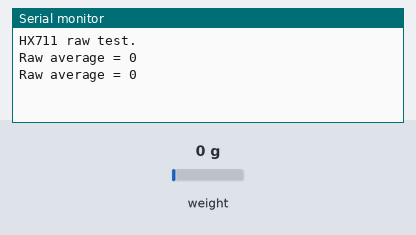
This sketch was run on a simulated Arduino Uno, built with avr-gcc and run on an emulated ATmega328P. Shown: the last lines printed to the serial monitor. The test bench sets the inputs (shaded band); at power-on: weight on the scale 0 g.

Above: at 3.2 s.
3.3 s: weight on the scale set to 100 g
At 4.9 s:
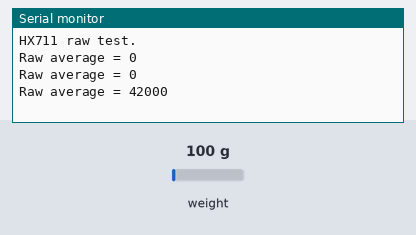
5.3 s: weight on the scale set to 1250 g
At 5.3 s:
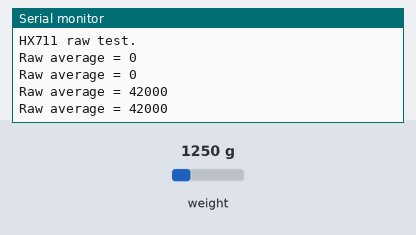
Timing chart, 0 to 8.3 s (numbered marks = the images above; inputs shaded):
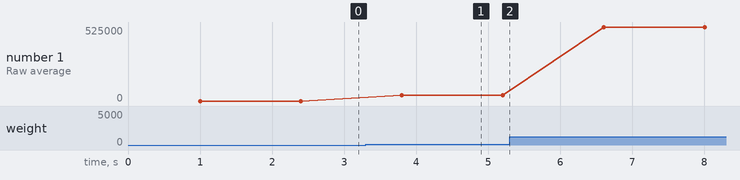

The sketch:

10_hx711_raw_test.ino
```cpp
/*
  TEST 10 - HX711 RAW READING

  HX711 -> UNO:
    VCC  -> 5V logic rail
    GND  -> GND
    DOUT -> D3
    SCK  -> D4

  Planned load-cell wiring:
    Red   -> E+
    Black -> E-
    White -> A+
    Green -> A-

  Verify the actual sensor before wiring because wire colors can vary.

  Purpose:
  Only verify that:
    - HX711 responds
    - raw number is reasonably stable when empty
    - number changes when weight is added
    - number returns toward the original region when removed

  TEST INPUT / ACTION:
    Open Serial Monitor at 9600 baud. Observe the empty platform, add a
    known object, remove it, and repeat without touching other supports.

  EXPECTED OUTPUT:
    "Raw average = N" repeats; values change significantly with load and
    return near the original empty region after removal.

  PASS CRITERIA / WHAT TO CHECK:
    Readings are reasonably stable, respond in a consistent direction,
    and recover after unloading. "HX711 NOT READY" is a failure.*/

#include <HX711.h>


const byte PIN_HX711_DOUT = 3;
const byte PIN_HX711_SCK = 4;

HX711 scale;


void setup()
{
    Serial.begin(9600);

    scale.begin(PIN_HX711_DOUT, PIN_HX711_SCK);

    Serial.println("HX711 raw test.");
}


void loop()
{
    if (scale.wait_ready_timeout(1000) == false)
    {
        Serial.println("HX711 NOT READY");

        delay(500);

        return;
    }

    long rawValue = scale.read_average(10);

    Serial.print("Raw average = ");
    Serial.println(rawValue);

    delay(400);
}
```

Measured:
- after the input at 3.3 s, the serial monitor: prints a new line after 0.50 s (image 1)
- plotted number 1: 0 → 42000 after the input at 3.3 s, 42000 → 525000 after the input at 5.3 s
